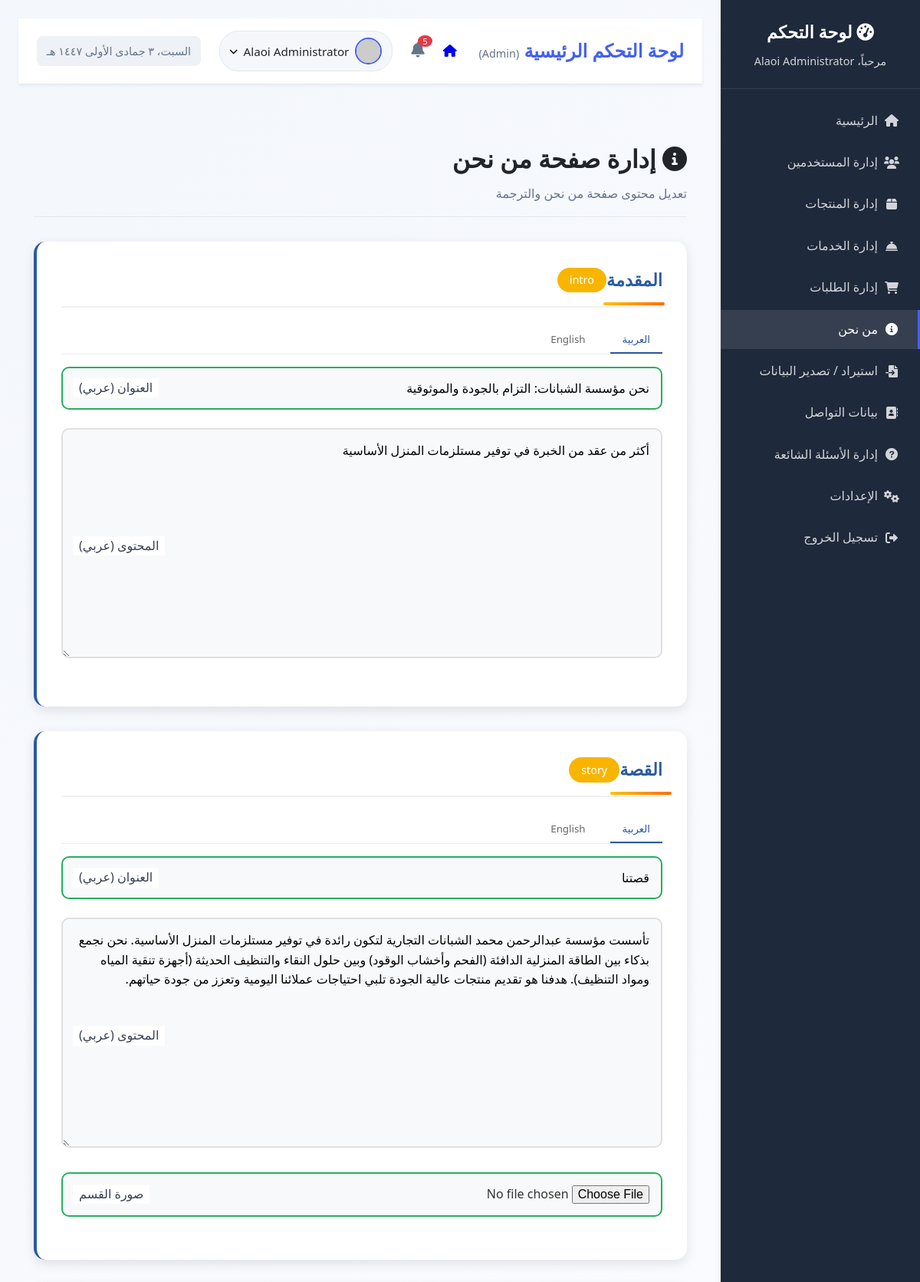
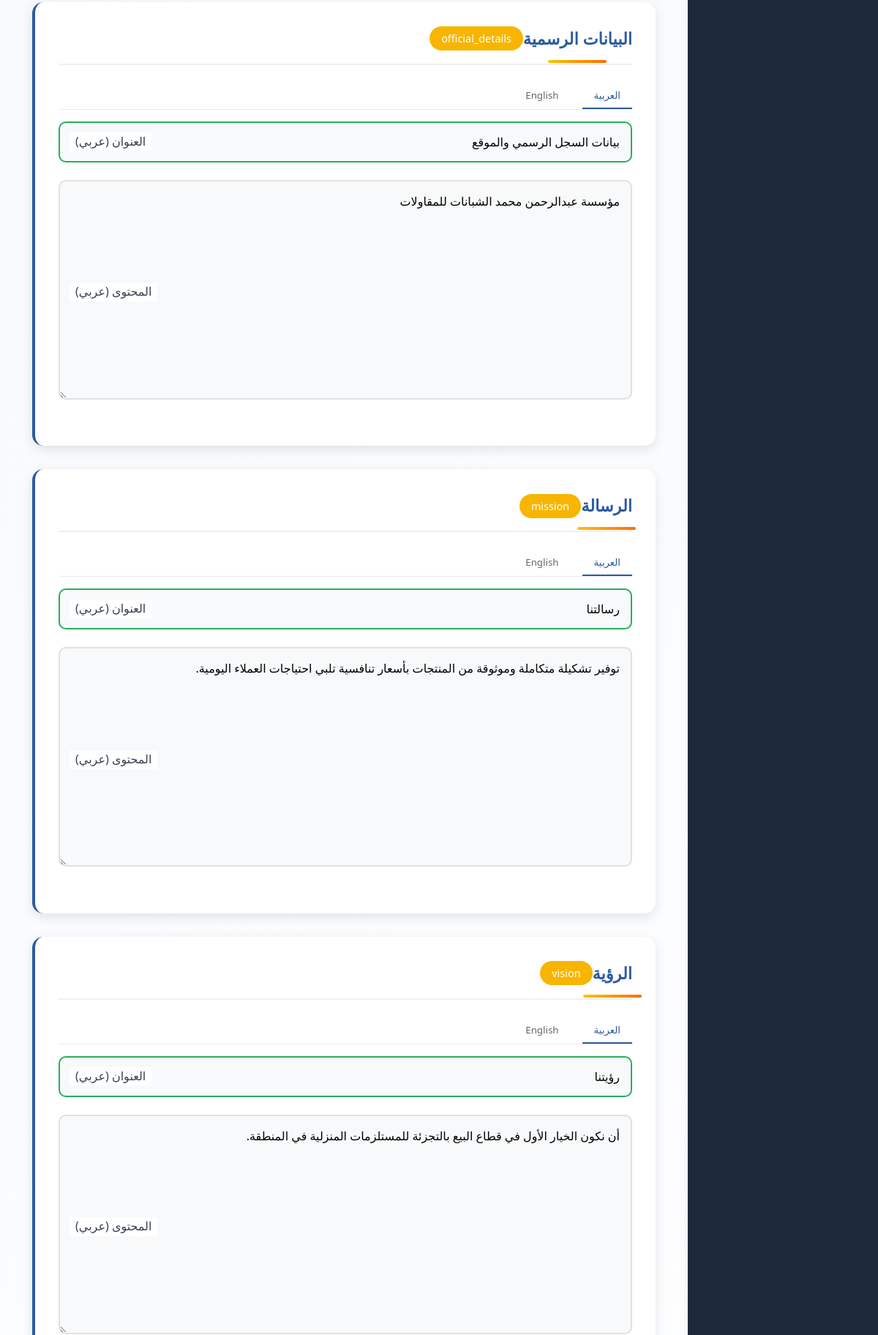
The page /admin/about.php (signed in, upper part) on the database its author committed (2 pictures, top to bottom).
### tables this page shows
CREATE TABLE `about_page` (
  `id` int(11) NOT NULL,
  `section_type` varchar(50) NOT NULL COMMENT 'intro, story, official_details, mission, vision, values',
  `title_ar` varchar(255) DEFAULT NULL,
  `title_en` varchar(255) DEFAULT NULL,
  `content_ar` text DEFAULT NULL,
  `content_en` text DEFAULT NULL,
  `image` varchar(255) DEFAULT NULL,
  `icon` varchar(100) DEFAULT NULL,
  `display_order` int(11) DEFAULT 0,
  `created_at` timestamp NOT NULL DEFAULT current_timestamp(),
  `updated_at` timestamp NOT NULL DEFAULT current_timestamp() ON UPDATE current_timestamp()
);

### admin/about.php (the view, shortened to what this page needs)
<?php
require_once '../config.php';
try {
    $stmt = $pdo->query("SELECT * FROM about_page ORDER BY display_order ASC");
    $about_sections = $stmt->fetchAll(PDO::FETCH_ASSOC);
} catch (PDOException $e) {
    $about_sections = [];
    $error = "خطأ في جلب البيانات: " . $e->getMessage();
}
?>
<!DOCTYPE html>
<html lang="ar" dir="rtl">
<head>
    <link rel="stylesheet" href="../style.css">
    <link rel="stylesheet" href="https://cdnjs.cloudflare.com/ajax/libs/font-awesome/6.0.0/css/all.min.css">
</head>
<body>
    <div class="dashboard">
        <?php include 'sidebar.php'; ?>
        <main class="main-content">
            <?php include 'admin_navbar.php'; ?>
            <div class="about-management">
                <div class="header">
                    <h1><i class="fas fa-info-circle"></i> إدارة صفحة من نحن</h1>
                    <p>تعديل محتوى صفحة من نحن والترجمة</p>
                </div>
                <form method="POST" enctype="multipart/form-data">
                    <?php foreach ($about_sections as $section): ?>
                        <div class="section-card">
                            <div class="section-header">
                                <h3 class="section-title">
                                    <?php
                                    $section_names = [
                                        'intro' => 'المقدمة',
                                        'story' => 'القصة',
                                        'official_details' => 'البيانات الرسمية',
                                        'mission' => 'الرسالة',
                                        'vision' => 'الرؤية',
                                        'values' => 'القيم'
                                    ];
                                    echo $section_names[$section['section_type']] ?? $section['section_type'];
                                    ?>
                                </h3>
                                <span class="section-type"><?php echo $section['section_type']; ?></span>
                            </div>
                            <div class="language-tabs">
                                <button type="button" class="language-tab active" data-lang="ar">العربية</button>
                                <button type="button" class="language-tab" data-lang="en">English</button>
                            </div>
                            <div class="language-content active" data-lang="ar">
                                <div class="form-group">
                                    <label for="title_ar_<?php echo $section['id']; ?>">العنوان (عربي)</label>
                                    <input type="text" class="form-control" id="title_ar_<?php echo $section['id']; ?>"
                                           name="sections[<?php echo $section['id']; ?>][title_ar]"
                                           value="<?php echo htmlspecialchars($section['title_ar']); ?>">
                                </div>
                                <div class="form-group">
                                    <label for="content_ar_<?php echo $section['id']; ?>">المحتوى (عربي)</label>
                                    <textarea class="form-control" id="content_ar_<?php echo $section['id']; ?>"
                                              name="sections[<?php echo $section['id']; ?>][content_ar]"
                                              rows="4"><?php echo htmlspecialchars($section['content_ar']); ?></textarea>
                                </div>
                            </div>
                            <?php if ($section['section_type'] === 'story'): ?>
                                <div class="form-group">
                                    <label>صورة القسم</label>
                                    <input type="file" name="images[<?php echo $section['id']; ?>]"
                                           class="form-control" accept="image/*">
                                </div>
                            <?php else: ?>
                                <input type="hidden" name="sections[<?php echo $section['id']; ?>][image]"
                                       value="<?php echo htmlspecialchars($section['image']); ?>">
                            <?php endif; ?>
                        </div>
                    <?php endforeach; ?>
                </form>
            </div>
        </main>
    </div>
</body>
</html>

### style.css (style rules this page uses)
:root { --primary-blue: #0A1E4A; --primary-dark: #06122E; --primary-light: #1E3A8A; --accent-gold: #FFC300; --accent-orange: #FF6B00; --secondary-light: #F4F7FC; --secondary-gray: #64748B; --text-dark: #1E293B; --text-light: #FFFFFF; --success: #10B981; --warning: #F59E0B; --error: #EF4444; --border-radius: 16px; --border-radius-sm: 8px; --shadow-sm: 0 2px 4px rgba(0,0,0,0.1); --shadow-md: 0 4px 12px rgba(0,0,0,0.15); --shadow-lg: 0 8px 30px rgba(0,0,0,0.2); --transition-fast: 0.3s; --transition-medium: 0.5s; --transition-slow: 0.8s; }
* { margin: 0; padding: 0; box-sizing: border-box; }
html { scroll-behavior: smooth; }
body { font-family: 'Tajawal', sans-serif; color: var(--text-dark); background: linear-gradient(135deg, #F4F7FC 0%, #FFFFFF 100%); line-height: 1.7; overflow-x: hidden; }
.section-title { text-align: center; margin-bottom: 60px; position: relative; }
.section-title::after { content: ''; position: absolute; bottom: -15px; right: 50%; transform: translateX(50%); width: 80px; height: 4px; background: linear-gradient(135deg, var(--accent-gold) 0%, var(--accent-orange) 100%); border-radius: 2px; }
.form-group { position: relative; margin-bottom: 30px; }
.form-group input, .form-group textarea { width: 100%; padding: 15px; border: 2px solid #E2E8F0; border-radius: var(--border-radius-sm); font-size: 1rem; font-family: 'Tajawal', sans-serif; transition: var(--transition-fast); background: var(--text-light); }
.form-group label { position: absolute; top: 15px; right: 15px; color: var(--secondary-gray); transition: var(--transition-fast); pointer-events: none; background: var(--text-light); padding: 0 5px; }
[dir="rtl"] .form-group label { right: auto; left: 15px; }
[dir="rtl"] { text-align: right; }
.section-header { text-align: center; margin-bottom: 50px; }
.form-group { position: relative; }
.section-title { text-align: center; margin-bottom: 60px; }
.form-group input, .form-group textarea { width: 100%; padding: 15px; border: 2px solid #e0e0e0; border-radius: 10px; font-size: 1rem; background: #f8f9fa; transition: all 0.3s ease; outline: none; font-family: inherit; }
.form-group textarea { resize: vertical; min-height: 120px; }
.form-group label { position: absolute; top: 50%; right: 15px; transform: translateY(-50%); color: #7f8c8d; font-size: 1rem; transition: all 0.3s ease; pointer-events: none; background: white; padding: 0 8px; }

### admin/about.php (style rules this page uses)
:root { --primary: #4361ee; --secondary: #3f37c9; --success: #4cc9f0; --info: #4895ef; --warning: #f72585; --danger: #e63946; --light: #f8f9fa; --dark: #212529; --sidebar-bg: #1e293b; --card-shadow: 0 4px 6px rgba(0, 0, 0, 0.1); --transition: all 0.3s ease; }
* { margin: 0; padding: 0; box-sizing: border-box; font-family: 'Segoe UI', Tahoma, Geneva, Verdana, sans-serif; }
body { background-color: #f5f7fb; color: #333; line-height: 1.6; }
.dashboard { display: flex; min-height: 100vh; }
.main-content { flex: 1; padding: 1.5rem; overflow-y: auto; }
.header { margin-bottom: 2rem; padding-bottom: 1rem; border-bottom: 1px solid #e2e8f0; }
.header h1 { color: var(--dark); font-weight: 600; margin-bottom: 0.5rem; }
.header p { color: #64748b; }
.form-group { margin-bottom: 1.5rem; }
.form-group label { display: block; margin-bottom: 0.5rem; font-weight: 500; color: #374151; }
.form-control { width: 100%; padding: 0.75rem 1rem; border: 1px solid #d1d5db; border-radius: 8px; font-size: 1rem; transition: var(--transition); font-family: inherit; }
textarea.form-control { resize: vertical; min-height: 300px; line-height: 1.6; }
.about-management { padding: 20px; }
.section-card { background: white; border-radius: 15px; padding: 2rem; margin-bottom: 2rem; box-shadow: 0 5px 15px rgba(0,0,0,0.1); border-left: 4px solid #2c5aa0; }
.section-header { display: flex; justify-content: between; align-items: center; margin-bottom: 1.5rem; padding-bottom: 1rem; border-bottom: 2px solid #f0f0f0; }
.section-title { color: #2c5aa0; font-size: 1.4rem; margin: 0; }
.section-type { background: #f8b500; color: white; padding: 0.3rem 1rem; border-radius: 20px; font-size: 0.9rem; }
.language-tabs { display: flex; gap: 1rem; margin-bottom: 1rem; border-bottom: 1px solid #e9ecef; }
.language-tab { padding: 0.5rem 1rem; background: none; border: none; cursor: pointer; border-bottom: 2px solid transparent; color: #666; }
.language-tab.active { color: #2c5aa0; border-bottom-color: #2c5aa0; }
.language-content { display: none; }
.language-content.active { display: block; }

### rows shown on the page
about_page: section_type "المقدمة", section_type "intro", title_ar "نحن مؤسسة الشبانات: التزام بالجودة والموثوقية", id+content_ar "أكثر من عقد من الخبرة في توفير مستلزمات المنزل الأساسية"
about_page: section_type "القصة", section_type "story", title_ar "قصتنا", id+content_ar "تأسست مؤسسة عبدالرحمن محمد الشبانات التجارية لتكون رائدة في توفير مستلزمات المنزل الأساسية. نحن نجمع بذكاء بين الطاقة المنزلية الدافئة (الفحم وأخشاب الوقود) وبين حلول النقاء والتنظيف الحديثة (أجهزة تنقية المياه ومواد التنظيف). هدفنا هو تقديم منتجات عالية الجودة تلبي احتياجات عملائنا اليومية وتعزز من جودة حياتهم."
about_page: section_type "البيانات الرسمية", section_type "official_details", title_ar "بيانات السجل الرسمي والموقع", id+content_ar "مؤسسة عبدالرحمن محمد الشبانات للمقاولات"
about_page: section_type "الرسالة", section_type "mission", title_ar "رسالتنا", id+content_ar "توفير تشكيلة متكاملة وموثوقة من المنتجات بأسعار تنافسية تلبي احتياجات العملاء اليومية."
about_page: section_type "الرؤية", section_type "vision", title_ar "رؤيتنا", id+content_ar "أن نكون الخيار الأول في قطاع البيع بالتجزئة للمستلزمات المنزلية في المنطقة."

### other values the page prints
$sidebar_translations[$currentLang]['dashboard'] "لوحة التحكم"
$sidebar_translations[$currentLang]['welcome'] "مرحباً،"
$_SESSION['full_name'] "Alaoi Administrator"
$sidebar_translations[$currentLang][$item['text_key']] "الرئيسية"
$sidebar_translations[$currentLang][$item['text_key']] "إدارة المستخدمين"
$sidebar_translations[$currentLang][$item['text_key']] "إدارة المنتجات"
$sidebar_translations[$currentLang][$item['text_key']] "إدارة الخدمات"
$sidebar_translations[$currentLang][$item['text_key']] "إدارة الطلبات"
$sidebar_translations[$currentLang][$item['text_key']] "من نحن"
$sidebar_translations[$currentLang][$item['text_key']] "استيراد / تصدير البيانات"
$sidebar_translations[$currentLang][$item['text_key']] "بيانات التواصل"
$sidebar_translations[$currentLang][$item['text_key']] "إدارة الأسئلة الشائعة"
$sidebar_translations[$currentLang][$item['text_key']] "الإعدادات"
$sidebar_translations[$currentLang]['logout'] "تسجيل الخروج"
$navbar_translations[$currentLang]['dashboard'] "لوحة التحكم الرئيسية"
